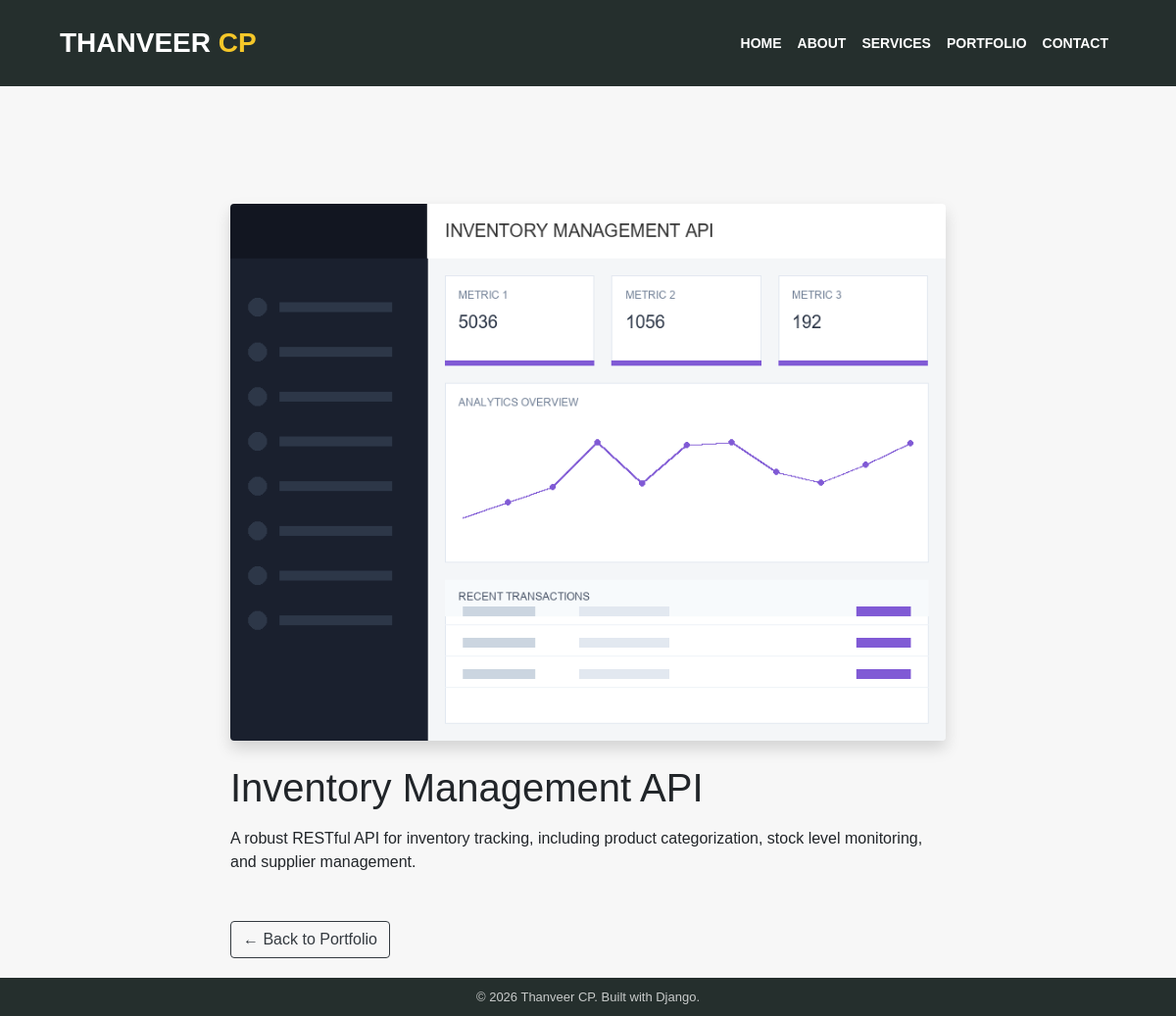
Screenshot of /project/6/ with the database file from the repository.
### website/models.py (models this page shows, shortened)
class Project(models.Model):
    title = models.CharField(max_length=200)
    description = models.TextField()
    image = models.ImageField(upload_to='projects/', blank=True, null=True)
    url = models.URLField(blank=True)

### website/views.py (the view)
# urls.py: path('project/<int:pk>/', project_detail, name='project_detail'),
def project_detail(request, pk):
    project = get_object_or_404(Project, pk=pk)
    return render(request, 'website/project_detail.html', {'project': project})

### templates/website/project_detail.html (shortened to what this page needs)
{% load static %}
<!DOCTYPE html>
<html lang="en">
<head>
    <link rel="stylesheet" href="{% static 'website/css/bootstrap.min.css' %}">
    <link rel="stylesheet" href="{% static 'website/css/style.css' %}">
</head>
<body>
    <header class="header_section">
        <div class="container">
            <nav class="navbar navbar-expand-lg navbar-dark">
                <a class="navbar-brand logo_text" href="{% url 'home' %}">
                    THANVEER <span>CP</span>
                </a>
                <div class="collapse navbar-collapse" id="navbarSupportedContent">
                    <ul class="navbar-nav ml-auto">
                        <li class="nav-item"><a class="nav-link" href="{% url 'home' %}#home">Home</a></li>
                        <li class="nav-item"><a class="nav-link" href="{% url 'home' %}#about">About</a></li>
                        <li class="nav-item"><a class="nav-link" href="{% url 'home' %}#services">Services</a></li>
                        <li class="nav-item"><a class="nav-link" href="{% url 'home' %}#portfolio">Portfolio</a></li>
                        <li class="nav-item"><a class="nav-link" href="{% url 'home' %}#contact">Contact</a></li>
                    </ul>
                </div>
            </nav>
        </div>
    </header>
    <section class="section_light" style="padding-top: 120px; min-height: 80vh;">
        <div class="container">
            <div class="row">
                <div class="col-lg-8 mx-auto">
                    {% if project.image %}
                    <img src="{{ project.image.url }}" alt="{{ project.title }}" class="img-fluid mb-4 rounded shadow">
                    {% endif %}
                    <h1 class="mb-3">{{ project.title }}</h1>
                    <div class="content mb-5">
                        {{ project.description|linebreaks }}
                    </div>
                    <a href="{% url 'home' %}#portfolio" class="btn btn-outline-dark">← Back to Portfolio</a>
                </div>
            </div>
        </div>
    </section>
    <footer class="footer_section">
        <div class="container">
            <p class="footer_text">© {% now "Y" %} Thanveer CP. Built with Django.</p>
        </div>
    </footer>
</body>
</html>

### static/website/css/style.css (style rules this page uses)
* { box-sizing: border-box; }
html { scroll-behavior: smooth; }
body { margin: 0; font-family: "Poppins", Arial, sans-serif; background: #ffffff; }
.header_section { background: #252f2d; padding: 10px 0; }
.logo_text { font-size: 28px; font-weight: 700; color: #fff !important; text-decoration: none; }
.logo_text span { color: #f5c729; }
.navbar-nav .nav-link { color: #fff !important; font-weight: 600; text-transform: uppercase; font-size: 14px; padding: 10px 14px; border-radius: 30px; }
.section_light { background: #f7f7f7; padding: 20px 0; }
.footer_section { background: #252f2d; padding: 10px 0; }
.footer_text { margin: 0; text-align: center; color: rgba(255, 255, 255, 0.75); font-size: 13px; }

### rows the page displays
Project: image (picture), title "Inventory Management API", description "A robust RESTful API for inventory tracking, including product categorization, stock level monitoring, and supplier management."
